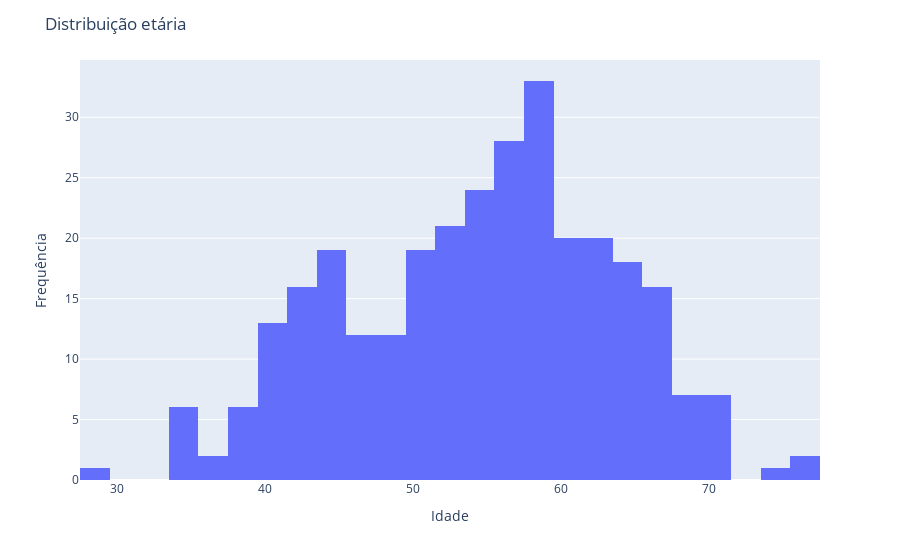

The code cell stored with this chart in its notebook:
### Code cell
# prompt: histograma da idade com plotly

import plotly.express as px

# Crie um histograma da idade usando Plotly Express
fig = px.histogram(dados, x="age", nbins=30)

# Atualize o layout do gráfico
fig.update_layout(
    title="Distribuição etária",
    xaxis_title="Idade",
    yaxis_title="Frequência",
)

# Exiba o gráfico
fig.show()

### Figure 1 — Plotly figure (JSON) as saved in the notebook; plotly's stock layout.template omitted (floating-point values rounded to 4 significant figures; data arrays with more than 128 entries replaced by an {"elided": "..."} marker saying what was removed)
{"data": [{"alignmentgroup": "True", "bingroup": "x", "hovertemplate": "age=%{x}<br>count=%{y}<extra></extra>", "legendgroup": "", "marker": {"color": "#636efa", "pattern": {"shape": ""}}, "name": "", "nbinsx": 30, "offsetgroup": "", "orientation": "v", "showlegend": false, "type": "histogram", "x": {"elided": "303 int values"}, "xaxis": "x", "yaxis": "y"}], "layout": {"barmode": "relative", "legend": {"tracegroupgap": 0}, "margin": {"t": 60}, "title": {"text": "Distribuição etária"}, "xaxis": {"anchor": "y", "domain": [0, 1], "title": {"text": "Idade"}}, "yaxis": {"anchor": "x", "domain": [0, 1], "title": {"text": "Frequência"}}}}
